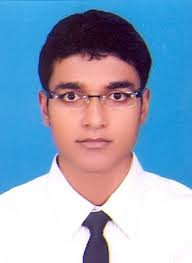
#> input picture images/Image1.jpeg, 192 x 263 px; its folder holds 4 pictures in this run
$ python Background_removal_Technique2.py
#> lines starting #> are read from the running program, lines starting #| are printed output that depends on the picture; long printed decimals are rounded
from statistics import mean
import cv2
import glob, os
import numpy as np
from PIL import Image, ImageDraw, ImageFilter

Input_path = 'D:\\Face\\images\\'
Output_path = 'D:\\Face\\Output\\'
Image_format = 'jpeg'
Threshold_per = 0.1 #0 to 1 Threshold_percntage

files = list(filter(os.path.isfile, glob.glob(Input_path+f'*.{Image_format}')))
# files.sort(key=lambda x: os.path.getctime(x))

for i,filename in enumerate(files):
    Image_name = filename.split('\\')[-1].split('.')[0]
    print("Processing:", Image_name)

    im = Image.open(filename)
#> im is the input picture: PIL image 192x263 RGB; mean R, G, B 142.6, 164, 189.9
    px = im.load()
    width, height = im.size
#> width = 192; height = 263
    left = width * 0.05
#> left = 9.6
    top = height * 0.05
#> top = 13.15
    right = width * 0.1
#> right = 19.2
    bottom = height * 0.2
#> bottom = 52.6

    im1 = im.crop((left, top, right, bottom))
    px1 = im1.load()

    B,G,R = [], [], []
    for j in range(int(right)):
        for i in range(int(left)):
            Bl, Gl, Rl = px1[i,j]
            B.append(Bl)
            G.append(Gl)
            R.append(Rl)
#> after the loop, B = 171 values, max 61 at index 3, min 52 at index 162, mean 56.16; G = 171 values, max 169 at index 3, min 162 at index 162, mean 166; R = 171 values, max 232 at index 27, min 225 at index 162, mean 228.8
    B,G,R = mean(B), mean(G), mean(R)
#> B = 56.16; G = 166; R = 228.8
    print("Average BGR values of top left corner", B,G,R)
#| Average BGR values of top left corner 56.164 165.953 228.848

    for j in range(im.size[0]):
        for i in range(im.size[1]):
            fB, fG, fR = px[j,i]
            if abs(fR-R) < Threshold_per*R and abs(fG-G) < Threshold_per*G and abs(fB-B) < Threshold_per*B:
                px[j,i] = (255, 255, 255)

    im.save(Output_path+f"{Image_name}_WB.png")
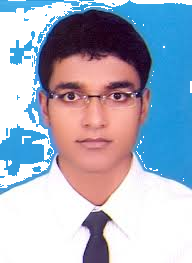
#> saved as Image1_WB.png: PIL image 192x263 RGB; mean R, G, B 166.6, 175.1, 193.4
#> pass 2 of the loop `for i,filename in enumerate(files):`:
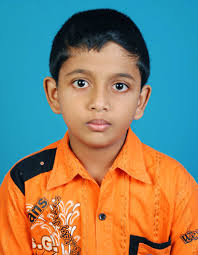
#> input picture images/Image2.jpeg, 198 x 255 px
#> im is the input picture: PIL image 198x255 RGB; mean R, G, B 132.5, 130.7, 111.7
#> after the loop `for j in range(int(right)):`: B = 171 values, max 31 at index 6, min 29 at index 0, mean 30.79; G = 171 values, max 158 at index 6, min 156 at index 0, mean 157.8; R = 171 values, max 193 at index 33, min 191 at index 0, mean 191.3
#> `B,G,R = mean(B), mean(G), mean(R)`: B = 30.79; G = 157.8; R = 191.3
#| Average BGR values of top left corner 30.789 157.789 191.281
#> `im.save(Output_path+f"{Image_name}_WB.png")`:
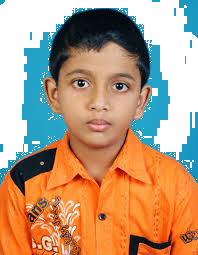
#> saved as Image2_WB.png: PIL image 198x255 RGB; mean R, G, B 185.7, 153.8, 125.8
#> pass 3 of the loop `for i,filename in enumerate(files):`:
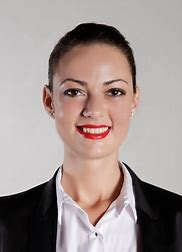
#> input picture images/Image3.jpeg, 182 x 252 px
#> im is the input picture: PIL image 182x252 RGB; mean R, G, B 161.1, 147.6, 144.3
#> after the loop `for j in range(int(right)):`: B = 162 values, max 194 at index 81, min 188 at index 31, mean 191.7; G = 162 values, max 192 at index 81, min 186 at index 31, mean 190; R = 162 values, max 193 at index 81, min 186 at index 34, mean 190
#> `B,G,R = mean(B), mean(G), mean(R)`: B = 191.7; G = 190
#| Average BGR values of top left corner 191.685 190.037 189.981
#> `im.save(Output_path+f"{Image_name}_WB.png")`:
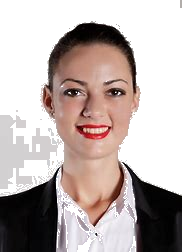
#> saved as Image3_WB.png: PIL image 182x252 RGB; mean R, G, B 187.5, 175.1, 172.2
#> the loop made 4 passes; the first 3 are shown
